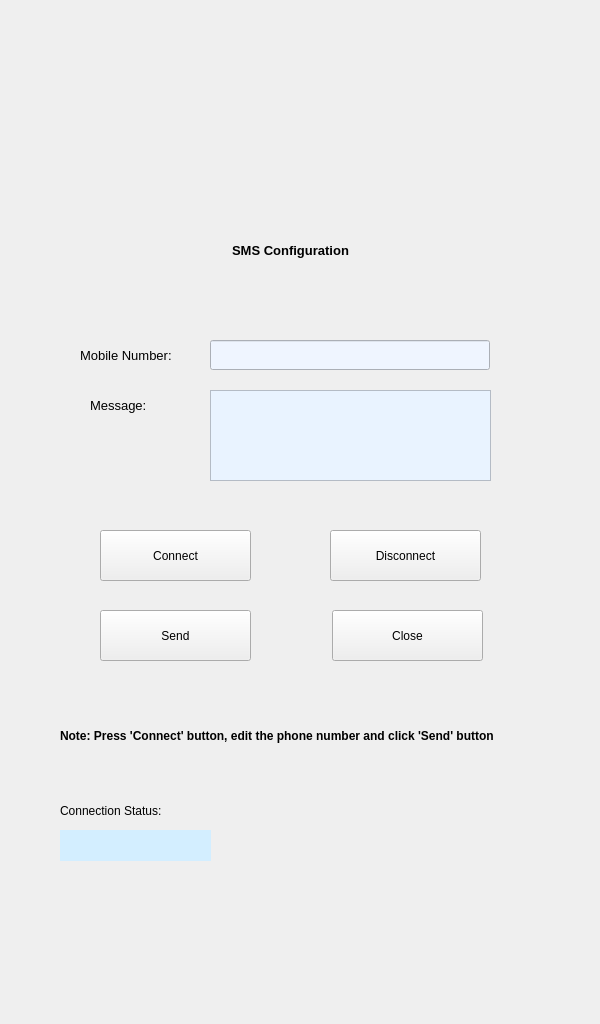
<?xml version="1.0" encoding="UTF-8"?>
<ui version="4.0">
 <class>MainWindow</class>
 <widget class="QMainWindow" name="MainWindow">
  <property name="geometry">
   <rect>
    <x>0</x>
    <y>0</y>
    <width>600</width>
    <height>1024</height>
   </rect>
  </property>
  <property name="windowTitle">
   <string>MainWindow</string>
  </property>
  <widget class="QWidget" name="centralwidget">
   <widget class="QLabel" name="label">
    <property name="geometry">
     <rect>
      <x>0</x>
      <y>0</y>
      <width>600</width>
      <height>1024</height>
     </rect>
    </property>
    <property name="text">
     <string/>
    </property>
    <property name="pixmap">
     <pixmap>../../designs/SMS_Config_480-x-800-px.jpg</pixmap>
    </property>
    <property name="scaledContents">
     <bool>true</bool>
    </property>
   </widget>
   <widget class="QLabel" name="label_2">
    <property name="geometry">
     <rect>
      <x>190</x>
      <y>200</y>
      <width>201</width>
      <height>101</height>
     </rect>
    </property>
    <property name="font">
     <font>
      <pointsize>10</pointsize>
      <weight>75</weight>
      <bold>true</bold>
     </font>
    </property>
    <property name="text">
     <string>SMS Configuration</string>
    </property>
    <property name="alignment">
     <set>Qt::AlignCenter</set>
    </property>
   </widget>
   <widget class="QLabel" name="label_3">
    <property name="geometry">
     <rect>
      <x>80</x>
      <y>340</y>
      <width>120</width>
      <height>30</height>
     </rect>
    </property>
    <property name="font">
     <font>
      <pointsize>10</pointsize>
     </font>
    </property>
    <property name="text">
     <string>Mobile Number:</string>
    </property>
   </widget>
   <widget class="QTextEdit" name="textEdit">
    <property name="geometry">
     <rect>
      <x>210</x>
      <y>390</y>
      <width>281</width>
      <height>91</height>
     </rect>
    </property>
    <property name="styleSheet">
     <string notr="true">background-color: rgb(233, 243, 255);</string>
    </property>
   </widget>
   <widget class="QLineEdit" name="lineEdit">
    <property name="geometry">
     <rect>
      <x>210</x>
      <y>340</y>
      <width>280</width>
      <height>30</height>
     </rect>
    </property>
    <property name="styleSheet">
     <string notr="true">background-color: rgb(239, 245, 255);</string>
    </property>
    <property name="text">
     <string/>
    </property>
   </widget>
   <widget class="QLabel" name="label_4">
    <property name="geometry">
     <rect>
      <x>90</x>
      <y>390</y>
      <width>81</width>
      <height>31</height>
     </rect>
    </property>
    <property name="font">
     <font>
      <pointsize>10</pointsize>
     </font>
    </property>
    <property name="text">
     <string>Message:</string>
    </property>
   </widget>
   <widget class="QPushButton" name="C_bt">
    <property name="geometry">
     <rect>
      <x>100</x>
      <y>530</y>
      <width>151</width>
      <height>51</height>
     </rect>
    </property>
    <property name="text">
     <string>Connect</string>
    </property>
   </widget>
   <widget class="QPushButton" name="Dc_bt">
    <property name="geometry">
     <rect>
      <x>330</x>
      <y>530</y>
      <width>151</width>
      <height>51</height>
     </rect>
    </property>
    <property name="text">
     <string>Disconnect</string>
    </property>
   </widget>
   <widget class="QPushButton" name="Send_bt">
    <property name="geometry">
     <rect>
      <x>100</x>
      <y>610</y>
      <width>151</width>
      <height>51</height>
     </rect>
    </property>
    <property name="text">
     <string>Send</string>
    </property>
   </widget>
   <widget class="QPushButton" name="Close_bt">
    <property name="geometry">
     <rect>
      <x>332</x>
      <y>610</y>
      <width>151</width>
      <height>51</height>
     </rect>
    </property>
    <property name="text">
     <string>Close</string>
    </property>
   </widget>
   <widget class="QLabel" name="label_5">
    <property name="geometry">
     <rect>
      <x>60</x>
      <y>690</y>
      <width>491</width>
      <height>91</height>
     </rect>
    </property>
    <property name="font">
     <font>
      <pointsize>9</pointsize>
      <weight>75</weight>
      <bold>true</bold>
     </font>
    </property>
    <property name="text">
     <string>Note: Press 'Connect' button, edit the phone number and click 'Send' button</string>
    </property>
    <property name="wordWrap">
     <bool>true</bool>
    </property>
    <property name="margin">
     <number>0</number>
    </property>
   </widget>
   <widget class="QLabel" name="label_6">
    <property name="geometry">
     <rect>
      <x>60</x>
      <y>800</y>
      <width>121</width>
      <height>21</height>
     </rect>
    </property>
    <property name="text">
     <string>Connection Status:</string>
    </property>
   </widget>
   <widget class="QLabel" name="Cs_lb">
    <property name="geometry">
     <rect>
      <x>60</x>
      <y>830</y>
      <width>151</width>
      <height>31</height>
     </rect>
    </property>
    <property name="styleSheet">
     <string notr="true">background-color: rgb(246, 255, 254);
background-color: rgb(211, 238, 255);</string>
    </property>
    <property name="text">
     <string/>
    </property>
   </widget>
  </widget>
 </widget>
 <resources/>
 <connections/>
</ui>
